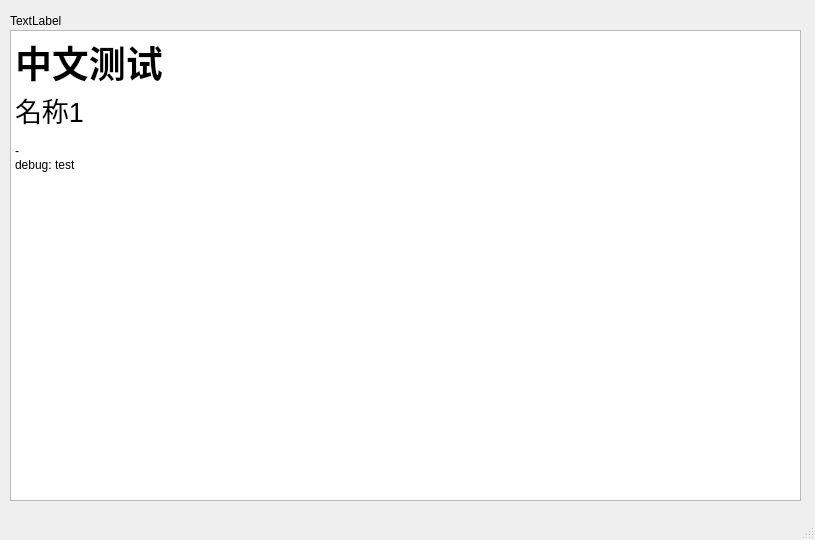
<?xml version="1.0" encoding="UTF-8"?>
<ui version="4.0">
 <author>Valium</author>
 <class>MainWindow</class>
 <widget class="QMainWindow" name="MainWindow">
  <property name="geometry">
   <rect>
    <x>0</x>
    <y>0</y>
    <width>815</width>
    <height>540</height>
   </rect>
  </property>
  <property name="windowTitle">
   <string>MainWindow</string>
  </property>
  <widget class="QWidget" name="centralwidget">
   <widget class="QLabel" name="label">
    <property name="geometry">
     <rect>
      <x>10</x>
      <y>10</y>
      <width>81</width>
      <height>21</height>
     </rect>
    </property>
    <property name="text">
     <string>TextLabel</string>
    </property>
   </widget>
   <widget class="QTextBrowser" name="textBrowser">
    <property name="geometry">
     <rect>
      <x>10</x>
      <y>30</y>
      <width>791</width>
      <height>471</height>
     </rect>
    </property>
    <property name="html">
     <string>&lt;!DOCTYPE HTML PUBLIC &quot;-//W3C//DTD HTML 4.0//EN&quot; &quot;http://www.w3.org/TR/REC-html40/strict.dtd&quot;&gt;
&lt;html&gt;&lt;head&gt;&lt;meta name=&quot;qrichtext&quot; content=&quot;1&quot; /&gt;&lt;style type=&quot;text/css&quot;&gt;
p, li { white-space: pre-wrap; }
&lt;/style&gt;&lt;/head&gt;&lt;body style=&quot; font-family:'SimSun'; font-size:9pt; font-weight:400; font-style:normal;&quot;&gt;
&lt;p style=&quot; margin-top:0px; margin-bottom:0px; margin-left:0px; margin-right:0px; -qt-block-indent:0; text-indent:0px;&quot;&gt;&lt;span style=&quot; font-size:28pt; font-weight:600;&quot;&gt;中文测试&lt;/span&gt;&lt;/p&gt;
&lt;p style=&quot; margin-top:0px; margin-bottom:0px; margin-left:0px; margin-right:0px; -qt-block-indent:0; text-indent:0px;&quot;&gt;&lt;span style=&quot; font-size:20pt;&quot;&gt;名称1&lt;/span&gt;&lt;/p&gt;
&lt;p style=&quot;-qt-paragraph-type:empty; margin-top:0px; margin-bottom:0px; margin-left:0px; margin-right:0px; -qt-block-indent:0; text-indent:0px;&quot;&gt;&lt;br /&gt;&lt;/p&gt;
&lt;p style=&quot; margin-top:0px; margin-bottom:0px; margin-left:0px; margin-right:0px; -qt-block-indent:0; text-indent:0px;&quot;&gt;-&lt;/p&gt;
&lt;p style=&quot; margin-top:0px; margin-bottom:0px; margin-left:0px; margin-right:0px; -qt-block-indent:0; text-indent:0px;&quot;&gt;debug: test&lt;/p&gt;&lt;/body&gt;&lt;/html&gt;</string>
    </property>
   </widget>
  </widget>
  <widget class="QMenuBar" name="menubar">
   <property name="geometry">
    <rect>
     <x>0</x>
     <y>0</y>
     <width>815</width>
     <height>22</height>
    </rect>
   </property>
  </widget>
  <widget class="QStatusBar" name="statusbar"/>
 </widget>
 <resources/>
 <connections/>
</ui>
